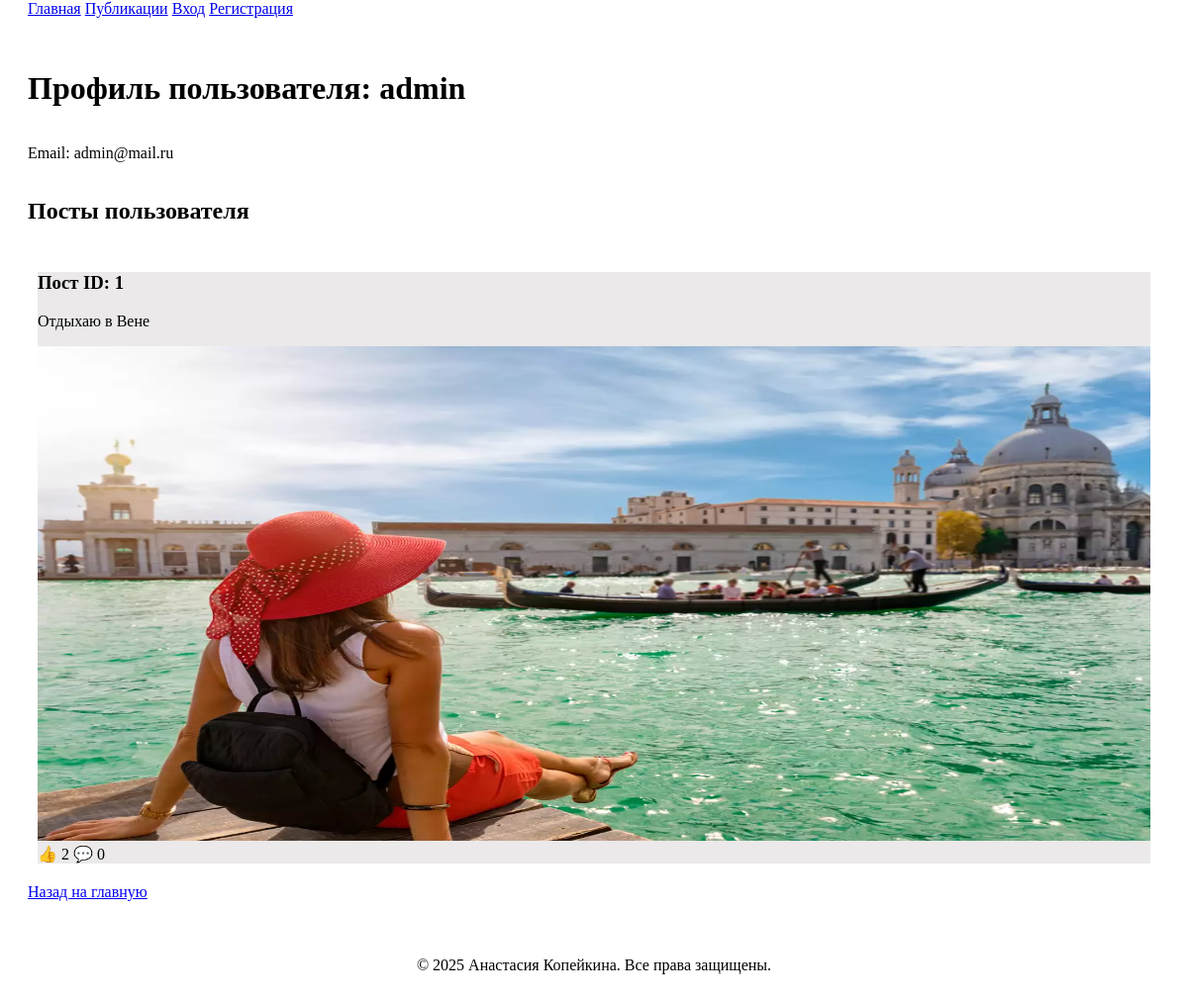
The app's page /profile/3, older data.
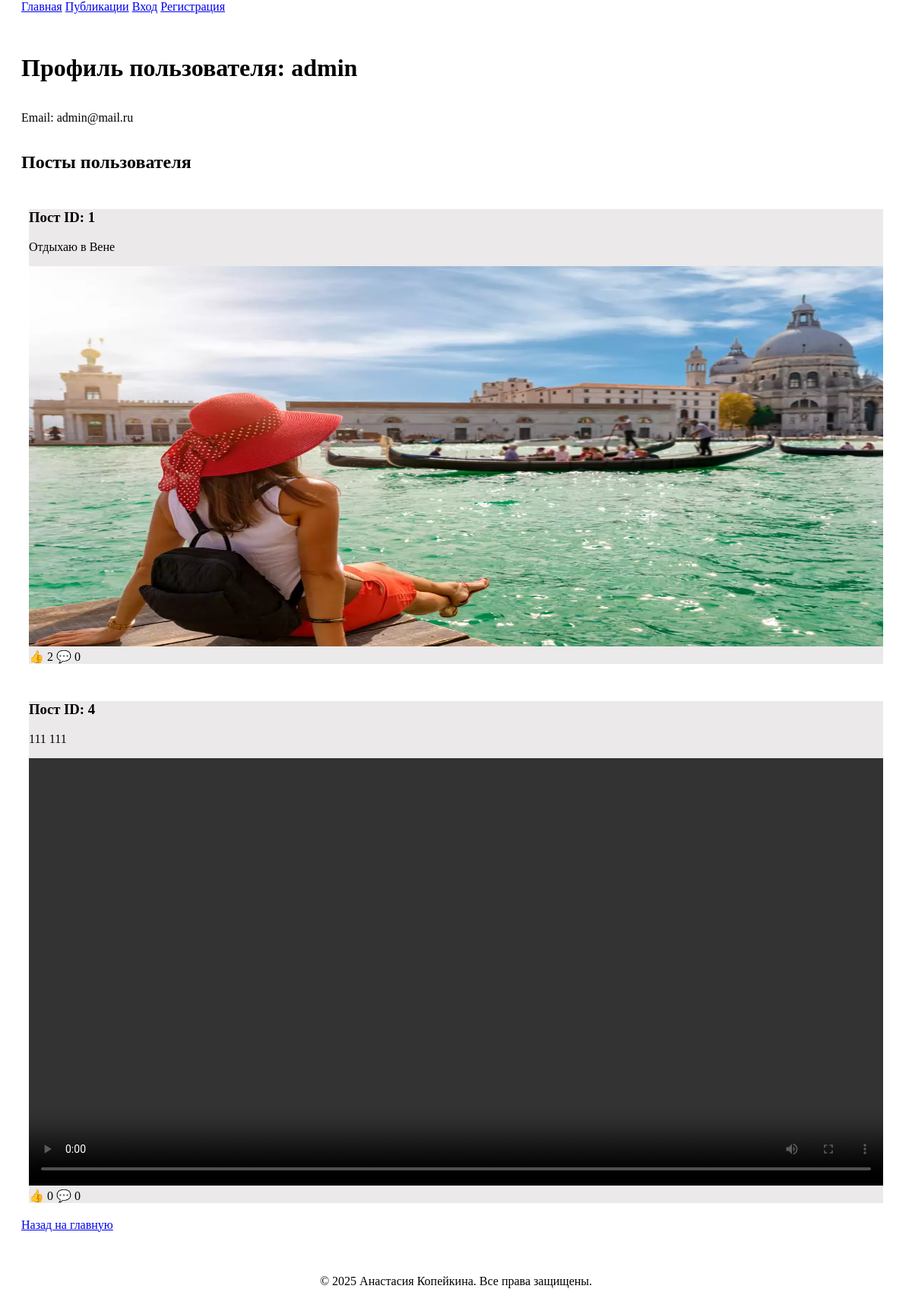
The same page, newer data.
### application/models.py (models this page shows, shortened)
class User(db.Model):
    id = db.Column(db.Integer, primary_key=True)
    username = db.Column(db.String(150), unique=True, nullable=False)
    email = db.Column(db.String(150), unique=True, nullable=False)
    password_hash = db.Column(db.String(128), nullable=False)
    role = db.Column(db.String(128), default='user')
    posts = db.relationship('Post', backref='author', lazy=True)
    likes = db.relationship('Like', backref='user', lazy=True)
    comments = db.relationship('Comment', backref='user', lazy=True)

class Post(db.Model):
    id = db.Column(db.Integer, primary_key=True)
    user_id = db.Column(db.Integer, db.ForeignKey('user.id'), nullable=False)
    content_text = db.Column(db.Text, nullable=True)
    file_path = db.Column(db.String(255), nullable=True)
    file_type = db.Column(db.String(10), nullable=False)  # 'image', 'video', or 'none'
    created_at = db.Column(db.DateTime, default=datetime.now)
    updated_at = db.Column(db.DateTime, default=datetime.now, onupdate=datetime.now)
    is_active = db.Column(db.Boolean, default=True)
    likes = db.relationship('Like', backref='post', lazy=True)
    comments = db.relationship('Comment', backref='post', lazy=True)

### application/views/auth.py (the view)
@auth_bp.route('/profile/<int:user_id>', methods=['GET'])
def profile(user_id):
    user = User.query.get_or_404(user_id)
    posts = Post.query.filter_by(user_id=user.id).all()  # Получаем все посты пользователя
    return render_template('profile.html', user=user, posts=posts)

### application/templates/profile.html (shortened to what this page needs)
{% extends 'base.html' %}
{% block content %}
<h1>Профиль пользователя: {{ user.username }}</h1>
<p>Email: {{ user.email }}</p>
<h2>Посты пользователя</h2>
<div class="ant-row">
    {% for post in posts %}
    <div class="ant-col ant-col-8" style="padding: 10px;">
        <div class="ant-card" style="width: 100%;">
            <div class="ant-card-body">
                <h3>Пост ID: {{ post.id }}</h3>
                <p>{{ post.content_text }}</p>
                {% if post.file_path %}
                <div class="media-container">
                    {% if post.file_type == 'image' %}
                    <img src="{{ url_for('static', filename='uploads/' + post.file_path) }}" alt="Post Image" style="width: 100%; height: auto;">
                    {% elif post.file_type == 'video' %}
                    <video controls style="width: 100%;">
                        <source src="{{ url_for('static', filename='uploads/' + post.file_path) }}" type="video/mp4">
                    </video>
                    {% endif %}
                </div>
                {% endif %}
                <span>👍 {{ post.likes|length }}</span>
                <span>💬 {{ post.comments|length }}</span>
            </div>
        </div>
    </div>
    {% else %}
    <p>Нет доступных постов.</p>
    {% endfor %}
</div>
<a href="{{ url_for('index') }}" class="ant-btn ant-btn-default">Назад на главную</a>
{% endblock %}

### application/templates/base.html (shortened to what this page needs)
<!DOCTYPE html>
<html lang="en">
<head>
    <link rel="stylesheet" href="https://cdnjs.cloudflare.com/ajax/libs/antd/4.16.13/antd.min.css">
    <link rel="stylesheet" href="{{ url_for('static', filename='css/styles.css') }}">
</head>
<body>
    <header>
        <nav class="ant-menu ant-menu-horizontal" style="padding: 0 20px;">
            <a class="ant-menu-item" href="{{ url_for('index') }}">Главная</a>
            <a class="ant-menu-item" href="{{ url_for('posts.list_posts') }}">Публикации</a>
            {% if 'user_id' not in session %}
            <a class="ant-menu-item" href="{{ url_for('auth.login') }}">Вход</a>
            <a class="ant-menu-item" href="{{ url_for('auth.register') }}">Регистрация</a>
            {% else %}
            <a class="ant-menu-item" href="{{ url_for('auth.profile', user_id=session['user_id']) }}">Профиль</a>
            <a class="ant-menu-item" href="{{ url_for('auth.logout') }}">Выход</a>
            {% endif %}
        </nav>
    </header>
    <div class="content" style="padding: 20px; display: flex; justify-content: center; flex-direction: column;">
        {% block content %}
        {% endblock %}
    </div>
    <footer style="text-align: center; padding: 20px;">
        <p>© 2025 Анастасия Копейкина. Все права защищены.</p>
    </footer>
</body>
</html>

### application/templates/base.html (style rules this page uses)
nav { position: fixed; top: 0; width: 100%; z-index: 1000; }
.content { margin-top: 30px; }
.ant-card { background-color: #ebe9e9; }
.ant-card img { max-height: 500px; }

Row changes from the older to the newer data that the page shows:
added Post: id "4", content_text "111 111", likes|length "0", comments|length "0"
